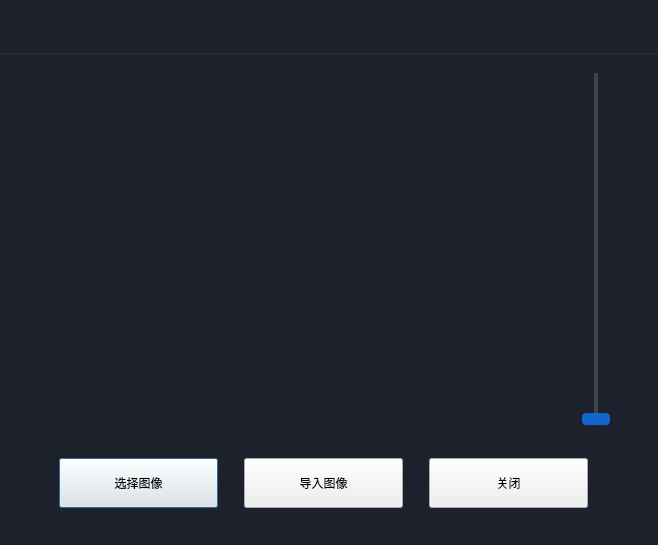
<?xml version="1.0" encoding="UTF-8"?>
<ui version="4.0">
 <class>CaseImageDialog</class>
 <widget class="QDialog" name="CaseImageDialog">
  <property name="geometry">
   <rect>
    <x>0</x>
    <y>0</y>
    <width>658</width>
    <height>545</height>
   </rect>
  </property>
  <property name="minimumSize">
   <size>
    <width>658</width>
    <height>545</height>
   </size>
  </property>
  <property name="maximumSize">
   <size>
    <width>658</width>
    <height>545</height>
   </size>
  </property>
  <property name="windowTitle">
   <string>图像管理</string>
  </property>
  <property name="styleSheet">
   <string notr="true">#widget_3{
border:none;
border-bottom:2px solid #282C36;
}
#label{
font-size: 24px;
font-family: &quot;思源黑体 CN Medium&quot;;
font-weight: 500;
color: #FFFFFF;
}
QSlider::groove
{
border:none;
background: #3F444A;
margin-left:12px;
margin-right:12px;
}
QSlider::handle
{
width:28px;
height:12px;
background: #1167CF;
border-radius: 4px;
margin-left:-12px;
margin-right:-12px;
}
#CaseImageDialog,#widget_3{
background: #1D212C;
}
#pushButton_close_2{
background:transparent;
}</string>
  </property>
  <layout class="QVBoxLayout" name="verticalLayout">
   <property name="spacing">
    <number>0</number>
   </property>
   <property name="leftMargin">
    <number>0</number>
   </property>
   <property name="topMargin">
    <number>0</number>
   </property>
   <property name="rightMargin">
    <number>0</number>
   </property>
   <property name="bottomMargin">
    <number>34</number>
   </property>
   <item>
    <widget class="TitleBar" name="widget_3" native="true">
     <property name="minimumSize">
      <size>
       <width>50</width>
       <height>55</height>
      </size>
     </property>
     <property name="maximumSize">
      <size>
       <width>16777215</width>
       <height>55</height>
      </size>
     </property>
     <layout class="QHBoxLayout" name="horizontalLayout_3">
      <property name="spacing">
       <number>0</number>
      </property>
      <property name="leftMargin">
       <number>21</number>
      </property>
      <property name="topMargin">
       <number>0</number>
      </property>
      <property name="rightMargin">
       <number>24</number>
      </property>
      <property name="bottomMargin">
       <number>0</number>
      </property>
     </layout>
    </widget>
   </item>
   <item>
    <spacer name="verticalSpacer_2">
     <property name="orientation">
      <enum>Qt::Vertical</enum>
     </property>
     <property name="sizeType">
      <enum>QSizePolicy::Fixed</enum>
     </property>
     <property name="sizeHint" stdset="0">
      <size>
       <width>20</width>
       <height>18</height>
      </size>
     </property>
    </spacer>
   </item>
   <item>
    <widget class="QWidget" name="widget" native="true">
     <property name="sizePolicy">
      <sizepolicy hsizetype="Preferred" vsizetype="Expanding">
       <horstretch>0</horstretch>
       <verstretch>0</verstretch>
      </sizepolicy>
     </property>
     <property name="minimumSize">
      <size>
       <width>0</width>
       <height>352</height>
      </size>
     </property>
     <property name="maximumSize">
      <size>
       <width>16777215</width>
       <height>352</height>
      </size>
     </property>
     <layout class="QHBoxLayout" name="horizontalLayout_2">
      <property name="spacing">
       <number>11</number>
      </property>
      <property name="leftMargin">
       <number>49</number>
      </property>
      <property name="topMargin">
       <number>0</number>
      </property>
      <property name="rightMargin">
       <number>48</number>
      </property>
      <property name="bottomMargin">
       <number>0</number>
      </property>
      <item>
       <widget class="QVTKOpenGLNativeWidget" name="widget_3d" native="true"/>
      </item>
      <item>
       <widget class="QSlider" name="verticalSlider_slice">
        <property name="sizePolicy">
         <sizepolicy hsizetype="Fixed" vsizetype="Expanding">
          <horstretch>0</horstretch>
          <verstretch>0</verstretch>
         </sizepolicy>
        </property>
        <property name="minimumSize">
         <size>
          <width>28</width>
          <height>352</height>
         </size>
        </property>
        <property name="maximumSize">
         <size>
          <width>28</width>
          <height>352</height>
         </size>
        </property>
        <property name="orientation">
         <enum>Qt::Vertical</enum>
        </property>
       </widget>
      </item>
     </layout>
    </widget>
   </item>
   <item>
    <spacer name="verticalSpacer">
     <property name="orientation">
      <enum>Qt::Vertical</enum>
     </property>
     <property name="sizeType">
      <enum>QSizePolicy::Fixed</enum>
     </property>
     <property name="sizeHint" stdset="0">
      <size>
       <width>20</width>
       <height>33</height>
      </size>
     </property>
    </spacer>
   </item>
   <item>
    <widget class="QWidget" name="widget_2" native="true">
     <property name="sizePolicy">
      <sizepolicy hsizetype="Preferred" vsizetype="Fixed">
       <horstretch>0</horstretch>
       <verstretch>0</verstretch>
      </sizepolicy>
     </property>
     <layout class="QHBoxLayout" name="horizontalLayout">
      <property name="spacing">
       <number>24</number>
      </property>
      <property name="leftMargin">
       <number>57</number>
      </property>
      <property name="topMargin">
       <number>0</number>
      </property>
      <property name="rightMargin">
       <number>66</number>
      </property>
      <property name="bottomMargin">
       <number>0</number>
      </property>
      <item>
       <widget class="QPushButton" name="pushButton_image">
        <property name="minimumSize">
         <size>
          <width>159</width>
          <height>50</height>
         </size>
        </property>
        <property name="maximumSize">
         <size>
          <width>159</width>
          <height>50</height>
         </size>
        </property>
        <property name="styleSheet">
         <string notr="true"/>
        </property>
        <property name="text">
         <string>选择图像</string>
        </property>
        <property name="icon">
         <iconset>
          <normaloff></normaloff></iconset>
        </property>
        <property name="iconSize">
         <size>
          <width>22</width>
          <height>22</height>
         </size>
        </property>
        <property name="default">
         <bool>true</bool>
        </property>
        <property name="class" stdset="0">
         <string>BlueButton</string>
        </property>
        <property name="type" stdset="0">
         <string>lefticon_btn</string>
        </property>
        <property name="TextSize" stdset="0">
         <string>20</string>
        </property>
       </widget>
      </item>
      <item>
       <widget class="QPushButton" name="pushButton_import">
        <property name="minimumSize">
         <size>
          <width>159</width>
          <height>50</height>
         </size>
        </property>
        <property name="maximumSize">
         <size>
          <width>159</width>
          <height>50</height>
         </size>
        </property>
        <property name="text">
         <string>导入图像</string>
        </property>
        <property name="icon">
         <iconset>
          <normaloff></normaloff></iconset>
        </property>
        <property name="iconSize">
         <size>
          <width>22</width>
          <height>22</height>
         </size>
        </property>
        <property name="class" stdset="0">
         <string>BlueButton</string>
        </property>
        <property name="type" stdset="0">
         <string>lefticon_btn</string>
        </property>
        <property name="TextSize" stdset="0">
         <string>20</string>
        </property>
       </widget>
      </item>
      <item>
       <widget class="QPushButton" name="pushButton_close">
        <property name="minimumSize">
         <size>
          <width>159</width>
          <height>50</height>
         </size>
        </property>
        <property name="maximumSize">
         <size>
          <width>159</width>
          <height>50</height>
         </size>
        </property>
        <property name="text">
         <string>关闭</string>
        </property>
        <property name="icon">
         <iconset>
          <normaloff></normaloff></iconset>
        </property>
        <property name="iconSize">
         <size>
          <width>22</width>
          <height>22</height>
         </size>
        </property>
        <property name="class" stdset="0">
         <string>BlueButton</string>
        </property>
        <property name="type" stdset="0">
         <string>lefticon_btn</string>
        </property>
        <property name="TextSize" stdset="0">
         <string>20</string>
        </property>
       </widget>
      </item>
     </layout>
    </widget>
   </item>
  </layout>
 </widget>
 <customwidgets>
  <customwidget>
   <class>QVTKOpenGLNativeWidget</class>
   <extends>QWidget</extends>
   <header>qvtkopenglnativewidget.h</header>
  </customwidget>
  <customwidget>
   <class>TitleBar</class>
   <extends>QWidget</extends>
   <header>titlebar.h</header>
   <container>1</container>
  </customwidget>
 </customwidgets>
 <tabstops>
  <tabstop>pushButton_image</tabstop>
  <tabstop>pushButton_import</tabstop>
  <tabstop>pushButton_close</tabstop>
  <tabstop>verticalSlider_slice</tabstop>
 </tabstops>
 <resources/>
 <connections/>
</ui>
